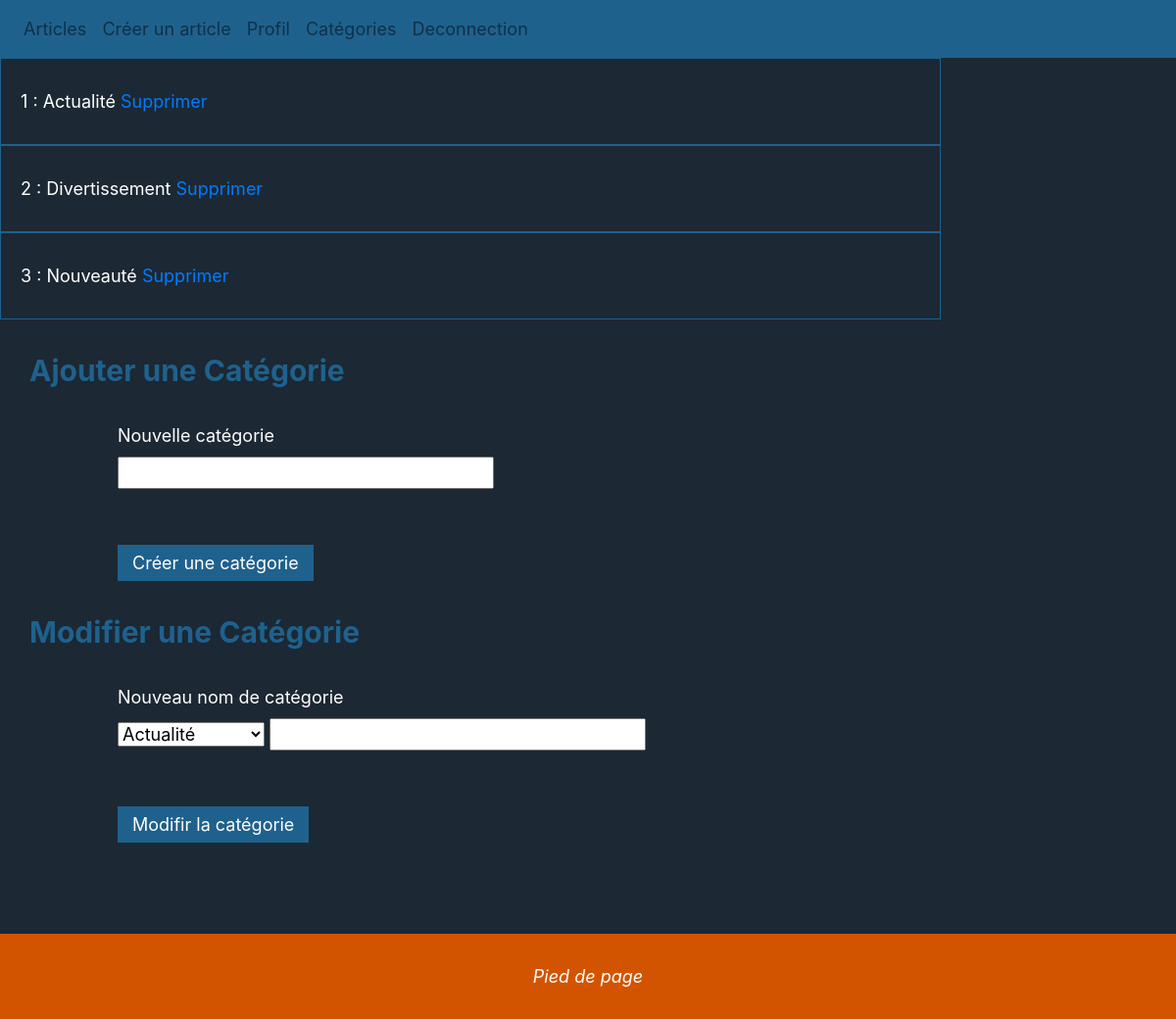
Screenshot of /admin?ac=category (signed in) with the database file from the repository.
### tables this page shows
CREATE TABLE `categories` (
  `id` int(11) NOT NULL,
  `name` varchar(255) NOT NULL
);

### Model/function.php (called while the page is built, shortened)
<?php
function connectPdo(){
    try{
        $pdo = new PDO ('mysql:host='.HOST.';dbname='.DBNAME, USER , PW , array(PDO::MYSQL_ATTR_INIT_COMMAND => 'SET NAMES utf8'));
        return $pdo ;
    }
    catch(PDOExeption $e)
    {
        echo "problème de connexion". $e->getMessage();
        return fasle ;
    }
}
function getCategories(){
    $pdo = connectPdo();
    try{
        $db = $pdo->prepare("select categories.id, categories.name from categories");
        $db->execute();
        $categories = $db->fetchALL(PDO::FETCH_OBJ);
    }catch (PDOException $e){
        echo"Erreur de connexion". $e->getMessage();
    }
    return $categories;
}

### View/category.php (the view, shortened to what this page needs)
<?php
if(isset($categories)){
    foreach ($categories as $category){
    ?>
    <div class='comment'><?php echo "$category->id : $category->name"; ?>
        <a class='supprcat' onclick="return confirmSuppr()" href= <?php echo "/admin?ac=category&id=$category->id" ?>>Supprimer</a>
    </div>
    <?php
    }
}
?>
<div class="title" xmlns="http://www.w3.org/1999/html">Ajouter une Catégorie</div>
<form action="/admin?ac=addcategory" id="form-addcat" method="post" enctype="multipart/form-data">
    <label for="name">Nouvelle catégorie</label><br />
    <input class="i-title" type="text" name="name" required/>
    <br />
    <br />
    <input class="i-sub" form="addcat" type="submit" value="Créer une catégorie">
</form>
<div class="title" xmlns="http://www.w3.org/1999/html">Modifier une Catégorie</div>
<form action="/admin?ac=setcategory" id="form-setcat" method="post" enctype="multipart/form-data">
    <label for="idcategory">Nouveau nom de catégorie</label><br />
    <select class="i-category" type="select" form="form-setcat" name="idcat">
        <?php
        foreach ($categories as $category){
            echo "<option value=$category->id>$category->name</option>";
        }
        ?>
    </select>
    <input class="i-title" type="text" name="namecat" required/>
    <br />
    <br />
    <input class="i-sub" type="submit" value="Modifir la catégorie">
</form>

### asset/css/style.css (style rules this page uses)
html { min-height: 100%; }
body { background-color:#1C2833;color :white;margin: 0; font-size:18px;position: relative; padding-bottom: 160px }
form { width: 80%; display: block; margin: auto; }
input, textarea { margin-bottom: 20px; }
.i-sub { border: none; display: block;background-color:#1F618D; color: white; cursor: pointer; padding: 5px; padding-right: 15px;padding-left: 15px;margin-top: 10px; }
.i-title, .i-content { width: 40% }
.title { color: #1F618D; font-size: 30px; font-weight: bold; margin: 30px; }
.comment { padding-bottom: 30px; padding-top: 30px; border: solid #1F618D 1px; padding-left: 20px;width: 80%; }

### rows the page displays
categories: id "1", name "Actualité"
categories: id "2", name "Divertissement"
categories: id "3", name "Nouveauté"

### other values shown
form field idcat "Actualité"
